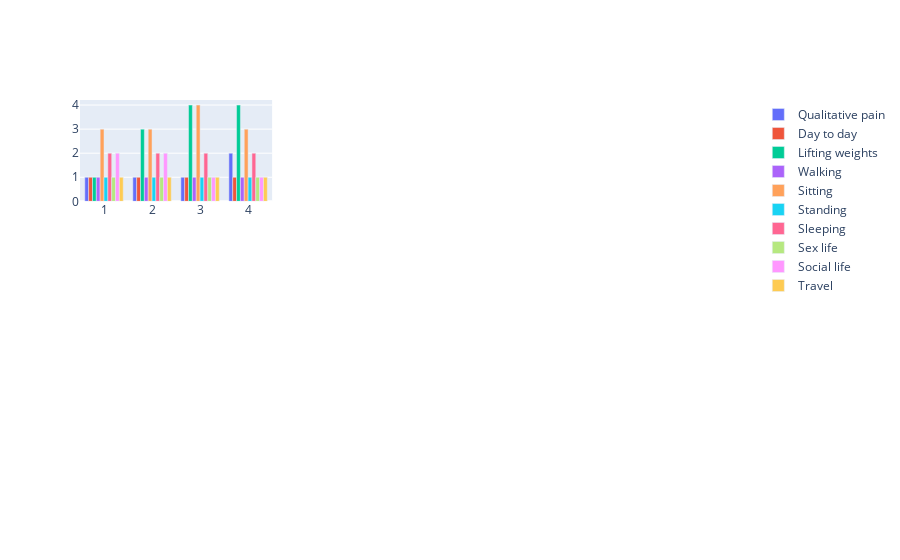

This figure's notebook cell:
### Code cell
df1 = df.loc[df.index==1]
fig = make_subplots(rows=3, cols=3)
for i, col in enumerate(df.columns[2:-2]):
    fig.add_trace(go.Bar(x=df1['Week'], y=df[col], name=col), 1,1) 

fig.update_layout(margin_r=10)
fig.show()

### Figure 1 — Plotly figure (JSON) as saved in the notebook; plotly's stock layout.template omitted (floating-point values rounded to 4 significant figures; data arrays with more than 128 entries replaced by an {"elided": "..."} marker saying what was removed)
{"data": [{"name": "Qualitative pain", "type": "bar", "x": [2, 2, 2, 2, 2, 3, 3, 3, 3, 3, 4, 4, 4, 4, 4, 1, 1, 1, 1, 1], "xaxis": "x", "y": {"elided": "278 int values"}, "yaxis": "y"}, {"name": "Day to day", "type": "bar", "x": [2, 2, 2, 2, 2, 3, 3, 3, 3, 3, 4, 4, 4, 4, 4, 1, 1, 1, 1, 1], "xaxis": "x", "y": {"elided": "278 int values"}, "yaxis": "y"}, {"name": "Lifting weights", "type": "bar", "x": [2, 2, 2, 2, 2, 3, 3, 3, 3, 3, 4, 4, 4, 4, 4, 1, 1, 1, 1, 1], "xaxis": "x", "y": {"elided": "278 int values"}, "yaxis": "y"}, {"name": "Walking", "type": "bar", "x": [2, 2, 2, 2, 2, 3, 3, 3, 3, 3, 4, 4, 4, 4, 4, 1, 1, 1, 1, 1], "xaxis": "x", "y": {"elided": "278 int values"}, "yaxis": "y"}, {"name": "Sitting", "type": "bar", "x": [2, 2, 2, 2, 2, 3, 3, 3, 3, 3, 4, 4, 4, 4, 4, 1, 1, 1, 1, 1], "xaxis": "x", "y": {"elided": "278 int values"}, "yaxis": "y"}, {"name": "Standing", "type": "bar", "x": [2, 2, 2, 2, 2, 3, 3, 3, 3, 3, 4, 4, 4, 4, 4, 1, 1, 1, 1, 1], "xaxis": "x", "y": {"elided": "278 int values"}, "yaxis": "y"}, {"name": "Sleeping", "type": "bar", "x": [2, 2, 2, 2, 2, 3, 3, 3, 3, 3, 4, 4, 4, 4, 4, 1, 1, 1, 1, 1], "xaxis": "x", "y": {"elided": "278 int values"}, "yaxis": "y"}, {"name": "Sex life", "type": "bar", "x": [2, 2, 2, 2, 2, 3, 3, 3, 3, 3, 4, 4, 4, 4, 4, 1, 1, 1, 1, 1], "xaxis": "x", "y": {"elided": "278 int values"}, "yaxis": "y"}, {"name": "Social life", "type": "bar", "x": [2, 2, 2, 2, 2, 3, 3, 3, 3, 3, 4, 4, 4, 4, 4, 1, 1, 1, 1, 1], "xaxis": "x", "y": {"elided": "278 int values"}, "yaxis": "y"}, {"name": "Travel", "type": "bar", "x": [2, 2, 2, 2, 2, 3, 3, 3, 3, 3, 4, 4, 4, 4, 4, 1, 1, 1, 1, 1], "xaxis": "x", "y": {"elided": "278 int values"}, "yaxis": "y"}], "layout": {"margin": {"r": 10}, "xaxis": {"anchor": "y", "domain": [0, 0.2889]}, "xaxis2": {"anchor": "y2", "domain": [0.3556, 0.6444]}, "xaxis3": {"anchor": "y3", "domain": [0.7111, 1]}, "xaxis4": {"anchor": "y4", "domain": [0, 0.2889]}, "xaxis5": {"anchor": "y5", "domain": [0.3556, 0.6444]}, "xaxis6": {"anchor": "y6", "domain": [0.7111, 1]}, "xaxis7": {"anchor": "y7", "domain": [0, 0.2889]}, "xaxis8": {"anchor": "y8", "domain": [0.3556, 0.6444]}, "xaxis9": {"anchor": "y9", "domain": [0.7111, 1]}, "yaxis": {"anchor": "x", "domain": [0.7333, 1]}, "yaxis2": {"anchor": "x2", "domain": [0.7333, 1]}, "yaxis3": {"anchor": "x3", "domain": [0.7333, 1]}, "yaxis4": {"anchor": "x4", "domain": [0.3667, 0.6333]}, "yaxis5": {"anchor": "x5", "domain": [0.3667, 0.6333]}, "yaxis6": {"anchor": "x6", "domain": [0.3667, 0.6333]}, "yaxis7": {"anchor": "x7", "domain": [0, 0.2667]}, "yaxis8": {"anchor": "x8", "domain": [0, 0.2667]}, "yaxis9": {"anchor": "x9", "domain": [0, 0.2667]}}}
